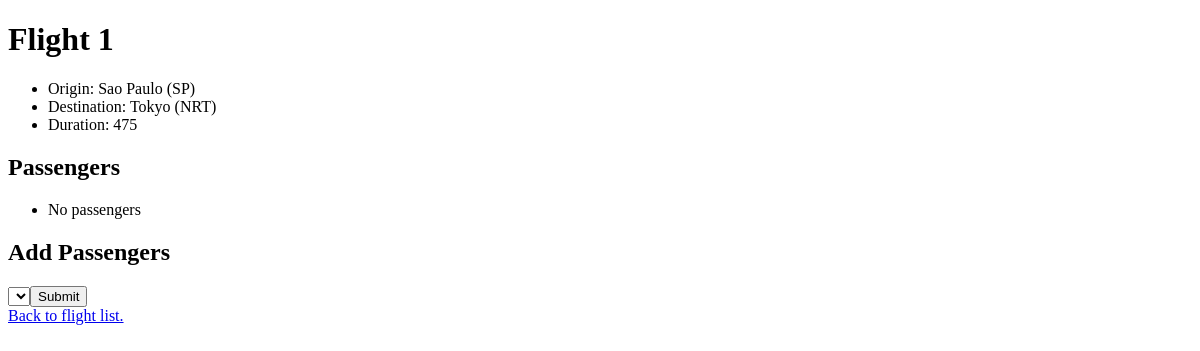
Before: /flights/1 with the older database file.
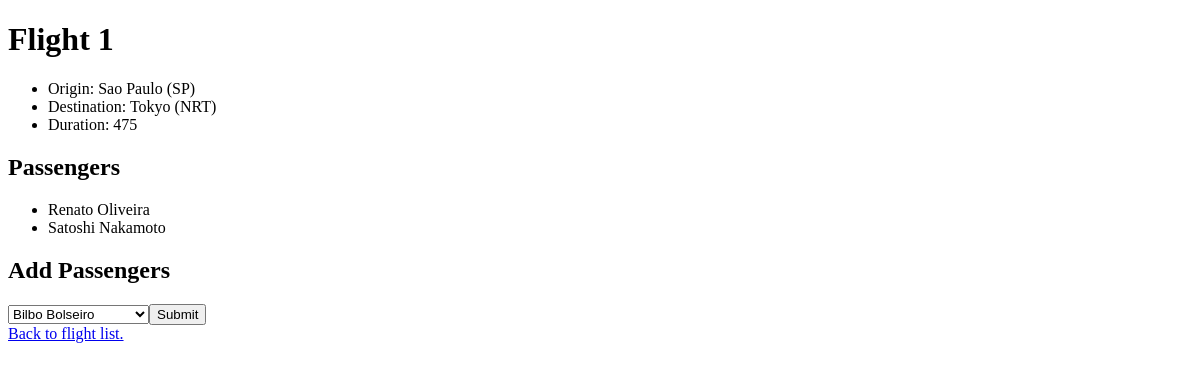
After: the same page with the newer database file.
### flights/models.py (models this page shows, shortened)
class Flight(models.Model):
    origin = models.ForeignKey(Airport, on_delete = models.CASCADE, related_name="departures")
    destination = models.ForeignKey(Airport, on_delete= models.CASCADE, related_name="arrivals")
    duration = models.IntegerField()

class Airport(models.Model):
    code = models.CharField(max_length=3)
    city = models.CharField(max_length=64)
    def __str__(self):
        return f"{self.city} ({self.code})"

class Passenger(models.Model):
    first = models.CharField(max_length=64)
    last = models.CharField(max_length=64)
    flights = models.ManyToManyField(Flight, blank=True, related_name="passengers")
    def __str__(self):
        return f"{self.first} {self.last}"

### flights/views.py (the view)
# urls.py: path("<int:flight_id>", views.flight, name="flight"),
def flight(request, flight_id):
    flight = Flight.objects.get(pk=flight_id)
    return render(request,"flights/flight.html",{
        "flight":flight,
        "passengers": flight.passengers.all(),
        "non_passengers": Passenger.objects.exclude(flights=flight).all()
    })

### flights/templates/flights/flight.html (shortened to what this page needs)
{% extends "flights/layout.html" %}
{% block body %}
    <h1>Flight {{ flight.id }}</h1>
    <ul>
        <li>Origin: {{flight.origin}}</li>
        <li>Destination: {{flight.destination }}</li>
        <li>Duration: {{ flight.duration }}</li>
    </ul>
    <h2>Passengers</h2>
    <ul>
        {% for passenger in passengers %}
            <li>{{ passenger }}</li>
        {% empty %}
            <li>No passengers</li>
        {% endfor %}
    </ul>
    <h2>Add Passengers</h2>
    <form action="{% url 'book' flight.id  %}" method="POST">
        <select name="passenger">
            {% for passenger in non_passengers %}
                <option value="{{ passenger.id }}">{{ passenger }}</option>
            {% endfor %}
            <input type="submit">
        </select>
    </form>
    <a href="{% url 'index' %}">Back to flight list.</a>
{% endblock %}

### flights/templates/flights/layout.html (shortened to what this page needs)
<!DOCTYPE html>
<html lang="en">
<head>
</head>
<body>
    {% block body %} {% endblock %}
</body>
</html>

Changed rows visible on the page:
added Passenger: first+last "Renato Oliveira"
added Passenger: first+last "Satoshi Nakamoto"
Other visible differences:
form field passenger: (not shown) → "Bilbo Bolseiro"
text no longer shown: "No passengers"
